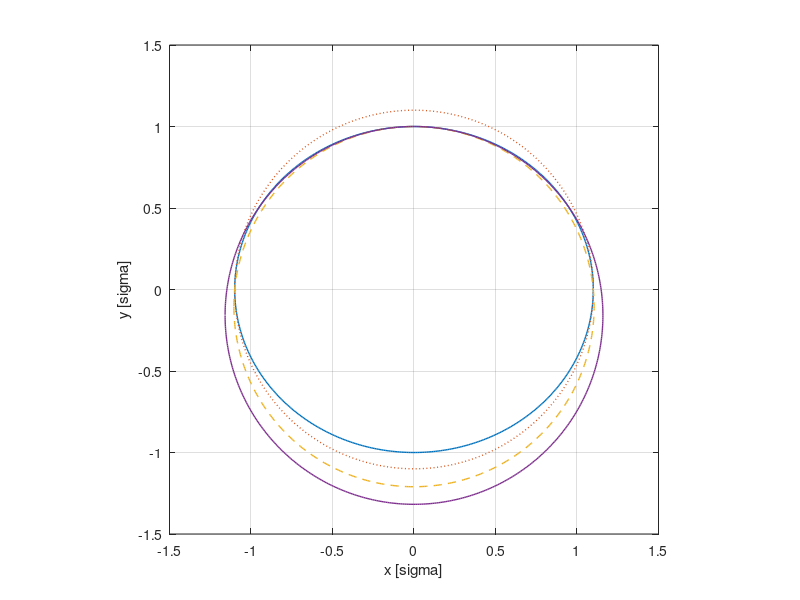

MATLAB code to generate this figure:
%% Plot ellipses and circles to test HEL elliptical matching

%% Ellipse
a=1.1; % horizontal radius
b=1; % vertical radius
x0=0; % x0,y0 ellipse centre coordinates
y0=0;
t=-pi:0.01:pi;
x=x0+a*cos(t);
y=y0+b*sin(t);
plot(x,y,'linewidth',1, 'linestyle', '-')
hold on

%% Old Circle
it=-pi:0.01:pi;
ix=a*cos(it);
iy=a*sin(it);
plot(ix,iy,'linewidth',1, 'linestyle', ':')
hold on

%% Shifted Circle
J = 1;
r = ((a*a + b*b)/2*b) * J;
xf=0; % x0,y0 circle centre coordinates
yf = (b - r);
tf=-pi:0.01:pi;
cx=xf+r*cos(tf);
cy=yf+r*sin(tf);
plot(cx,cy,'linewidth',1, 'linestyle', '--')
hold on


%% Scaled and Shifted Circle
J = sqrt(a/b);
r = ((a*a + b*b)/2*b) * J;
xf=0; % x0,y0 circle centre coordinates
yf = (b - r);
tf=-pi:0.01:pi;
cx=xf+r*cos(tf);
cy=yf+r*sin(tf);
plot(cx,cy,'linewidth',1, 'linestyle', '-')
hold on

xlabel('x [sigma]');
ylabel('y [sigma]');
grid on
axis equal
axis square
hold off